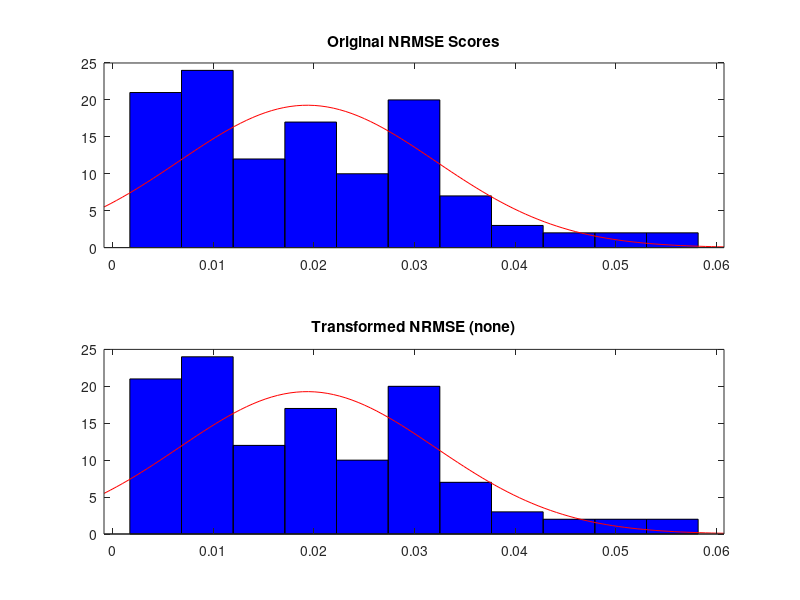

This figure's MATLAB source: (Note: this script raises an error after producing the figure.)
% (Implementation from my R script)

%Decision Tree for Tests

%normality_assumption == T && Homoscedasticity <- T --- use one-way ANOVA 

%normality_assumption == T && Homoscedasticity <- F --- use ANOVA Welch's test 

%  normality_assumption == F (&& homoscedasticity <- F or T )--- Kruskal Wallis test

%PostHoc Tests Structure

    %-%One-way ANOVA normality_assumption == T && Homoscedasticity == T
    %Tukey test
    %Pairwise T-tests with Bonferroni Correction pool.sd = TRUE

    %-%ANOVA WITH UNEQUAl variance %normality_assumption == T && Homoscedasticity <- F 
    %Games - Howel

    %-% Kruskal Wallis test  normality_assumption == F (&& homoscedasticity <- F or T )
    %Dunn's approach  p.adjust.method = "bonferroni"
    %Pairwise comparisons using WilcoxMW's test with Bonferroni correction 
%load('nrmse_data_nonlinear.mat')
load('nrmse_data_linear.mat')
%% Step 4: Data Transformation for Normality
% Copy original scores for comparison
original_scores = nrmse_scores;
original_labels = group_labels;

% Initialize transformed versions
transformed_scores = nrmse_scores;
best_transformation = 'none';

% Try Box-Cox transformation
try
    [transformed_bc, lambda] = boxcox(nrmse_scores + eps); % Add eps to handle zeros
    % Test normality
    [~, p_bc] = swtest(transformed_bc);
    if p_bc > 0.05
        transformed_scores = transformed_bc;
        best_transformation = sprintf('Box-Cox (λ=%.2f)', lambda);
        fprintf('Box-Cox transformation successful (λ=%.2f)\n', lambda);
    end
catch ME
    warning('Box-Cox transformation failed: %s', ME.message);
end

% Try Gaussian transformation (inverse normal transform)
if strcmp(best_transformation, 'none')
    try
        transformed_gauss = norminv((rank(nrmse_scores)-0.5)/length(nrmse_scores));
        [~, p_gauss] = swtest(transformed_gauss);
        if p_gauss > 0.05
            transformed_scores = transformed_gauss;
            best_transformation = 'Gaussian';
            fprintf('Gaussian transformation successful\n');
        end
    catch ME
        warning('Gaussian transformation failed: %s', ME.message);
    end
end

% Try log transformation if still not normal
if strcmp(best_transformation, 'none')
    try
        transformed_log = log(nrmse_scores + eps);
        [~, p_log] = swtest(transformed_log);
        if p_log > 0.05
            transformed_scores = transformed_log;
            best_transformation = 'Log';
            fprintf('Log transformation successful\n');
        end
    catch ME
        warning('Log transformation failed: %s', ME.message);
    end
end

fprintf('\nBest transformation: %s\n', best_transformation);

%% Visualization Before/After Transformation
figure;
subplot(2,1,1);
histfit(original_scores);
title('Original NRMSE Scores');
subplot(2,1,2);
histfit(transformed_scores);
title(sprintf('Transformed NRMSE (%s)', best_transformation));

%% Step 5: Recheck Assumptions with Transformed Data
unique_groups = unique(original_labels);
normality_pvals = [];
valid_group_counts = [];

for g = 1:length(unique_groups)
    group_data = transformed_scores(strcmp(original_labels, unique_groups{g}));
    valid_group_counts(g) = numel(group_data);
    
    if valid_group_counts(g) >= 3
        [~, p] = swtest(group_data);
        normality_pvals(g) = p;
    else
        normality_pvals(g) = NaN;
    end
end

fprintf('\nNormality test after transformation:\n');
disp(table(unique_groups, normality_pvals', valid_group_counts', ...
    'VariableNames', {'Group', 'p_value', 'N'}));
%table2latex(table(unique_groups, normality_pvals', valid_group_counts', ...
%    'VariableNames', {'Group', 'p_value', 'N'}),'Normality test after
%    transformation') % for later use on latex!

% Homogeneity of variances
if all(valid_group_counts >= 2)
    [p_levene, ~] = vartestn(transformed_scores, original_labels, 'TestType', 'LeveneAbsolute');
    fprintf('\nLevene''s test on transformed data: p = %.4f\n', p_levene);
else
    p_levene = NaN;
end

%% Step 6: Run Appropriate Test
if all(normality_pvals > 0.05 | isnan(normality_pvals)) && (p_levene > 0.05 | isnan(p_levene))
    % Parametric ANOVA
    fprintf('\nRunning ANOVA on transformed data (%s transformation)\n', best_transformation);
    [p, tbl, stats] = anova1(transformed_scores, original_labels);
    title(sprintf('ANOVA: Transformed NRMSE (%s)', best_transformation));
    
    if p < 0.05
        figure;
        multcompare(stats);
        title(sprintf('Post-hoc (Tukey HSD) on %s-transformed data', best_transformation));
    end
else
    % Non-parametric Kruskal-Wallis
    fprintf('\nAssumptions still violated → Running Kruskal-Wallis on original data\n');
    [p_kw, tbl_kw, stats_kw] = kruskalwallis(original_scores, original_labels);
    title('Kruskal-Wallis: Original NRMSE Scores');
    
    if p_kw < 0.05
        figure;
        multcompare(stats_kw);
        title('Post-hoc (Dunn''s test) on original data');
    end
end

%% Additional Diagnostic Plots
figure;
% Q-Q plot of transformed data
subplot(1,2,1);
qqplot(transformed_scores);
title(sprintf('Q-Q Plot (%s Transformed)', best_transformation));

% Residuals plot if ANOVA was run
if exist('stats', 'var')
    subplot(1,2,2);
    scatter(stats.means, stats.resids);
    refline(0,0);
    xlabel('Group Means');
    ylabel('Residuals');
    title('Residuals vs. Group Means');
end
